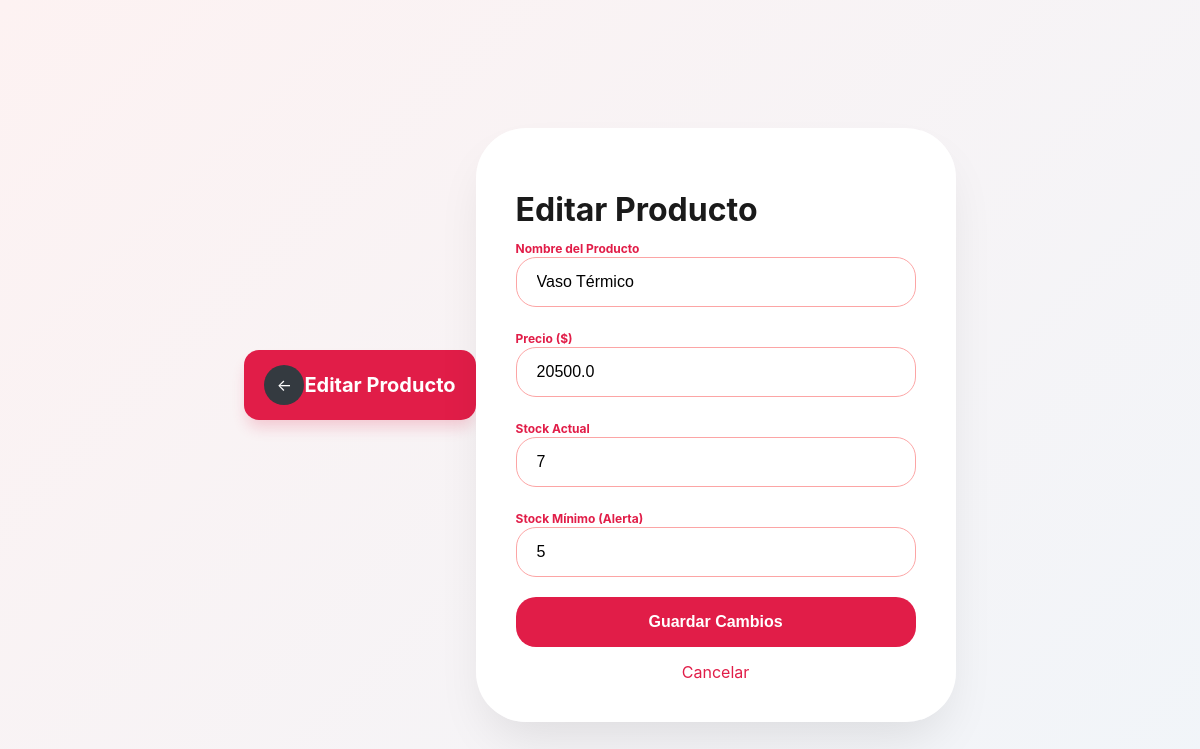
The page /editar/3 (signed in) on the database as committed earlier.
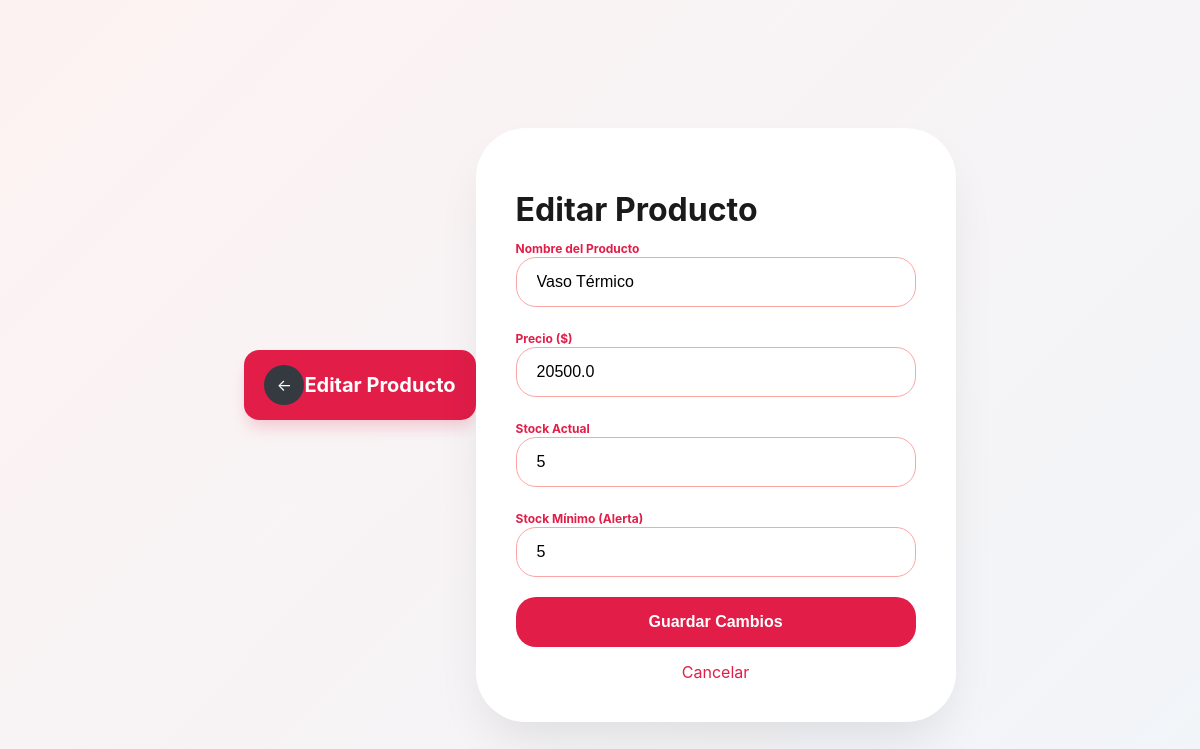
The same page on the database as committed later.
### tables this page shows
CREATE TABLE productos (
            id INTEGER PRIMARY KEY AUTOINCREMENT,
            nombre TEXT NOT NULL,
            stock INTEGER NOT NULL,
            stock_minimo INTEGER NOT NULL,
            precio REAL NOT NULL
        , categoria TEXT DEFAULT 'General');

### main.py (the view, shortened to what this page needs)
@app.route('/editar/<int:id>', methods=['GET', 'POST'])
@login_required
def editar(id):
    conn = conectar()
    producto = conn.execute('SELECT * FROM productos WHERE id = ?', (id,)).fetchone()
    conn.close()
    return render_template('editar.html', p=producto)

### main.py (called while the page is built)
@login_manager.user_loader
def load_user(user_id):
    return User(user_id)

def conectar():
    base_dir = os.path.abspath(os.path.dirname(__file__))
    db_path = os.path.join(base_dir, 'libreria.db')
    conn = sqlite3.connect(db_path)
    conn.row_factory = sqlite3.Row
    return conn

### templates/editar.html (shortened to what this page needs)
<!DOCTYPE html>
<html lang="es">
<head>
    <link rel="stylesheet" href="{{ url_for('static', filename='css/style.css') }}">
</head>
<header class="header-hada">
    <div style="display: flex; align-items: center;">
        <a href="/" class="btn-volver">←</a>
        <h1 style="margin:0; font-size: 20px;">Editar Producto</h1>
    </div>
</header>
<body class="auth-body">
    <div class="auth-card" style="height: auto; padding: 40px; margin-top: 50px;">
        <h1 class="auth-title">Editar Producto</h1>
        <form action="/editar/{{ p.id }}" method="POST">
            <div class="auth-input-group">
                <label style="font-size: 12px; font-weight: bold; color: var(--rojo-hada);">Nombre del Producto</label>
                <input type="text" name="nombre" class="auth-input" value="{{ p.nombre }}" required>
            </div>
            <div class="auth-input-group">
                <label style="font-size: 12px; font-weight: bold; color: var(--rojo-hada);">Precio ($)</label>
                <input type="number" step="0.01" name="precio" class="auth-input" value="{{ p.precio }}" required>
            </div>
            <div class="auth-input-group">
                <label style="font-size: 12px; font-weight: bold; color: var(--rojo-hada);">Stock Actual</label>
                <input type="number" name="stock" class="auth-input" value="{{ p.stock }}" required>
            </div>
            <div class="auth-input-group">
                <label style="font-size: 12px; font-weight: bold; color: var(--rojo-hada);">Stock Mínimo (Alerta)</label>
                <input type="number" name="stock_minimo" class="auth-input" value="{{ p.stock_minimo }}" required>
            </div>
            <button type="submit" class="auth-btn">Guardar Cambios</button>
            <a href="/" style="display:block; text-align:center; margin-top:15px; color:var(--rojo-hada); text-decoration:none;">Cancelar</a>
        </form>
    </div>
</body>
</html>

Rows that differ between the two databases and show on the page:
changed productos "Vaso Térmico": stock "7" → "5"
